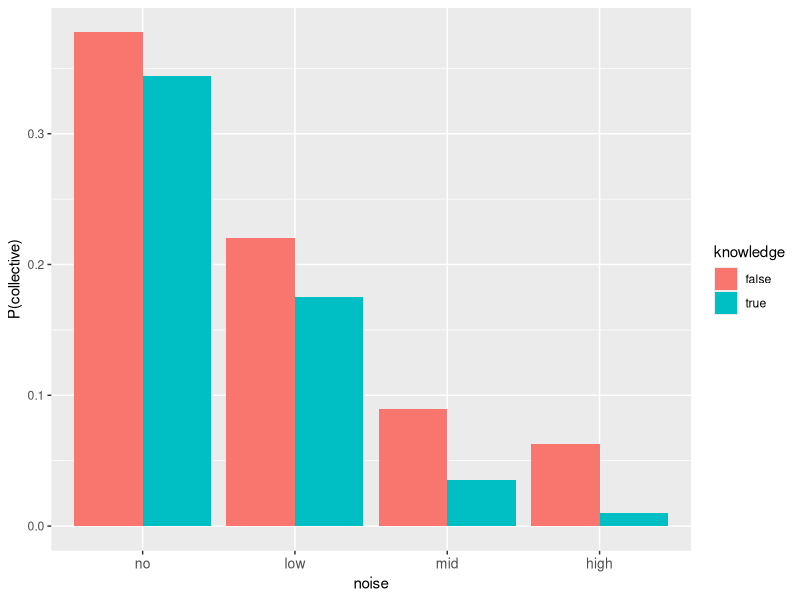
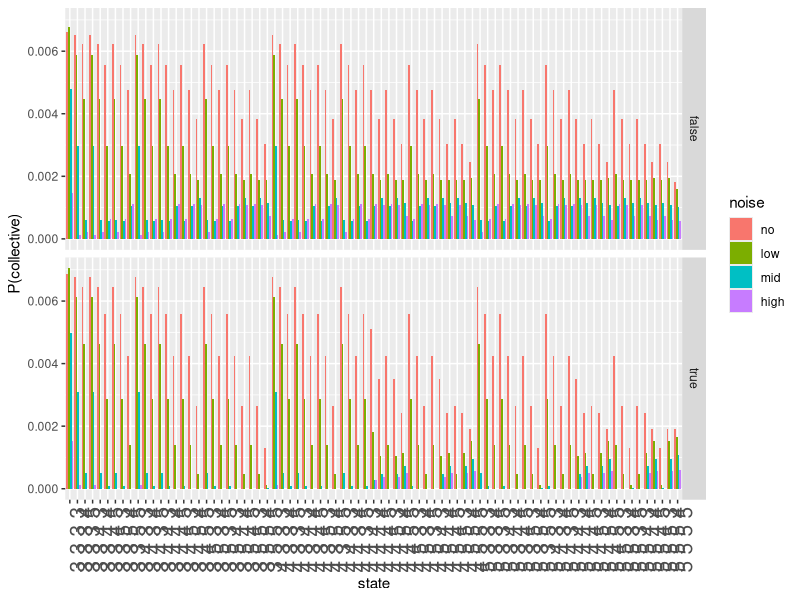
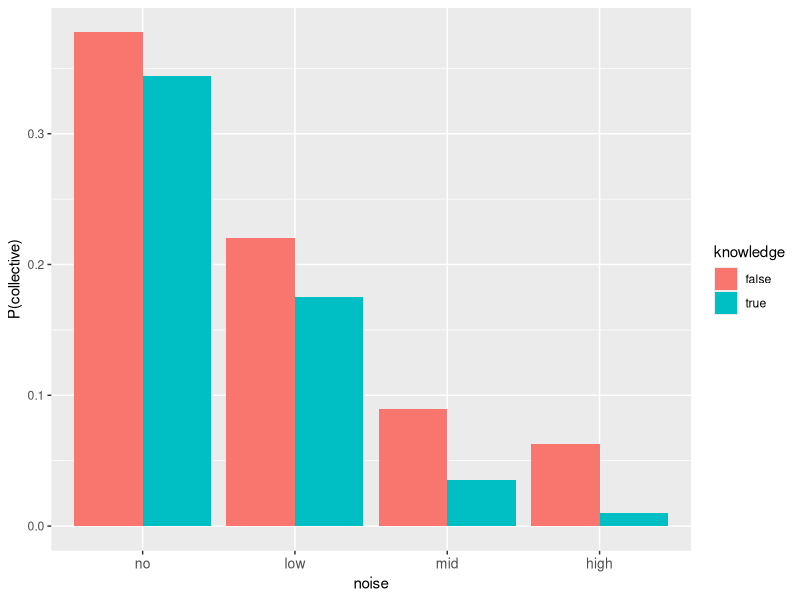
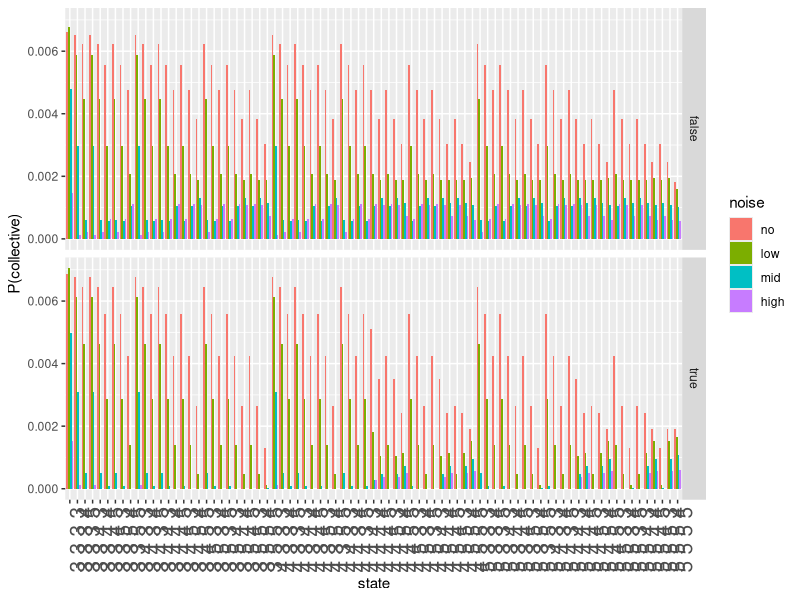

Generate these figures, in order, with R:
library(ggplot2)

setwd("~/Documents/git/cocolab/collective/models_2/")


###################################


## INFERRED THETAS


#4 objects infer thetas
a = read.csv("plural-predication-KL.csv",header=F)
a$KL = 1
b = read.csv("plural-predication.csv",header=F)
#b$KL = 0
#d = rbind(a,b)
d <- b
#colnames(d) <- c("noise","numobjs","knowledge","collective","obj1","obj2","p")
colnames(d) <- c("noise","numobjs","knowledge","collective","obj1","obj2","obj3","obj4","p")
head(d)


d$noise <-factor(d$noise,levels=c("no","low",'mid','high'))
d$numobjs <- factor(d$numobjs)
d$state = paste(d$obj1,d$obj2,d$obj3,d$obj4)
#d$state = paste(d$obj1,d$obj2)
d$state <- factor(d$state)
#d$KL <- factor(d$KL)
d$p <- as.numeric(as.character(d$p))

# check effect direction for inferred thetas

agg <- aggregate(p~noise*knowledge,d[d$collective=="true",],sum)

p <- ggplot(agg,aes(x=noise,y=p)) +
  geom_bar(stat='identity',position=position_dodge(),aes(fill=knowledge)) +
  ylab("P(collective)") +
  theme(axis.text.x = element_text(size=10,angle=0))#+
  #facet_grid(dist_theta~coll_theta)
p
ggsave("plots/plural-predication.pdf",height=3,width=8)

# check state distribution for inferred thetas

t <- d[d$collective=="true",]

state_agg <- aggregate(p~noise*knowledge*state*collective,d,sum)

state <- ggplot(t,aes(x=state,y=p,fill=noise)) +
  geom_bar(stat='identity',position=position_dodge()) +
  ylab("P(collective)") +
  theme(axis.text.x = element_text(size=15,angle=90))+
  facet_grid(knowledge~.)
state
ggsave("plots/plural-predication-state.pdf",height=5,width=40,limitsize=FALSE)







